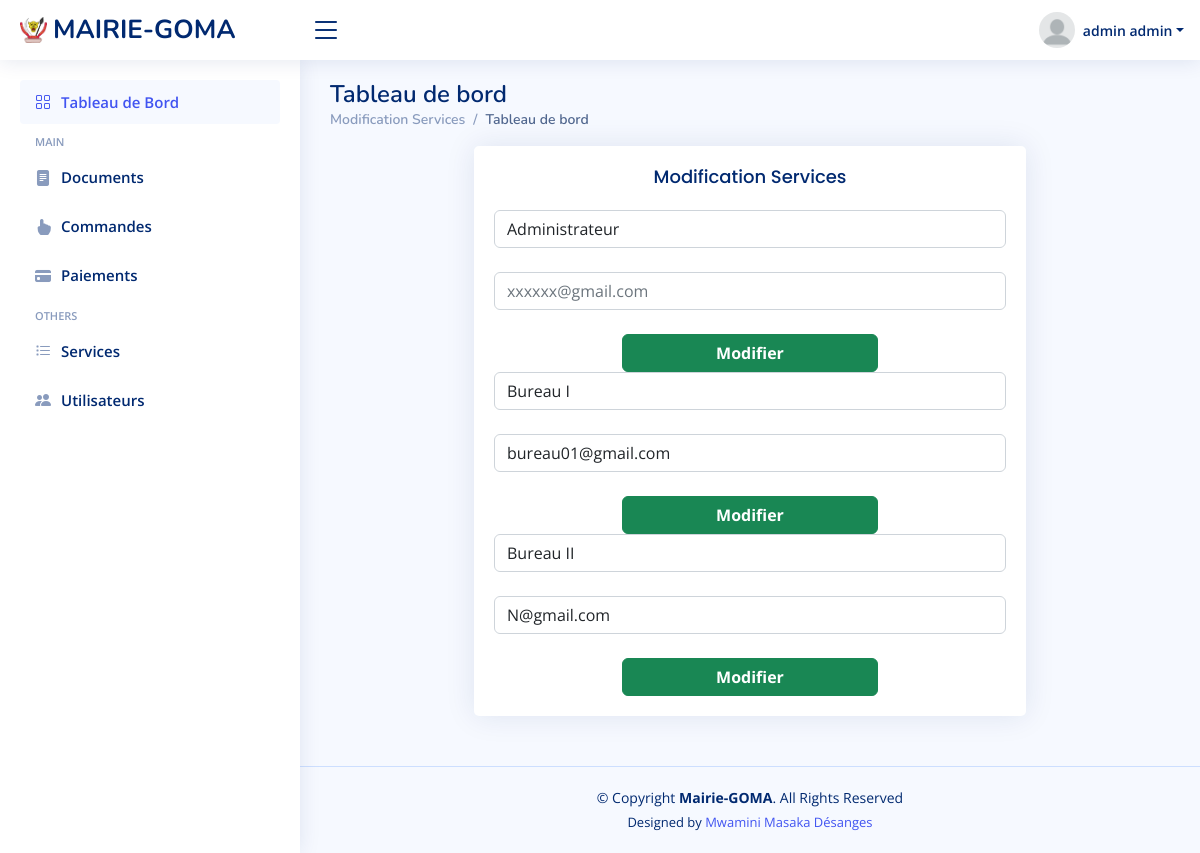
Screenshot of /updateservices.php (signed in) with the database file from the repository.
### tables this page shows
CREATE TABLE `service` (
  `CODESERVICE` int(11) NOT NULL,
  `DESIGNATION` text DEFAULT NULL,
  `EMAIL` text DEFAULT NULL,
  `VISIBLE` int(11) DEFAULT NULL,
  `AUTEUR` text DEFAULT NULL
);

### updateservices.php (called while the page is built, shortened)
<?php $pageTitle = "Modification Services"; ?>
<?php require_once 'vue/updateservices.php' ?>
<?php require('templates/layout.php') ?>

### classes/services.php (called while the page is built, shortened)
<?php
class services
{
    public function afficher()
    {
        $con = new Database();
        $connect = $con->open();
        try {
            $stmt = $connect->prepare("SELECT * FROM `service` WHERE `VISIBLE`=? ");
            $stmt->execute([$this->VISIBLE = 1]);
            return $stmt->fetchAll();
        } catch (Exception $e) {
            return $e->getMessage();
        }
    }
}

### vue/updateservices.php (the view, shortened to what this page needs)
<?php
require('./classes/services.php');
$data = new services();
$all = $data->afficher();
?>
<div class="col-lg-12">
    <div class="row text-center">
        <div class="col-2">
        </div>
        <div class="col-8">
            <div class="card recent-sales overflow-auto">
                <div class="card-body">
                    <h5 class="card-title"><?= $pageTitle ?></h5>
                    <form method="POST" action="./controller/services.php">
                        <?php
                        foreach ($all as $key => $val) {
                        ?>
                        <div class="col-md-12 mb-4 ">
                            <div class="input-group has-validation">
                                <input value="<?= $val['DESIGNATION'] ?>" type="text" name="designation"
                                    class="form-control" id="yourPassword" placeholder="Désignation" required>
                            </div>
                        </div>
                        <div class="col-md-12 mb-4 mt-2">
                            <input value="<?= $val['EMAIL'] ?>" type="email" name="email" class="form-control"
                                id="yourPassword" placeholder="xxxxxx@gmail.com" required>
                        </div>
                        <div class="col-md-12 ">
                            <button name="update" class="btn btn-success w-50 fw-bold " type="submit">Modifier</button>
                        </div>
                        <?php
                        }
                        ?>
                    </form>
                </div>
            </div>
        </div>
    </div>
</div>

### assets/css/style.css (style rules this page uses)
:root { scroll-behavior: smooth; }
body { font-family: "Open Sans", sans-serif; background: #f6f9ff; color: #444444; }
h1, h2, h3, h4, h5, h6 { font-family: "Nunito", sans-serif; }
.card { margin-bottom: 30px; border: none; border-radius: 5px; box-shadow: 0px 0 30px rgba(1, 41, 112, 0.1); }
.card-title { padding: 20px 0 15px 0; font-size: 18px; font-weight: 500; color: #012970; font-family: "Poppins", sans-serif; }
.card-body { padding: 0 20px 20px 20px; }
.dashboard .recent-sales { font-size: 14px; }

### rows the page displays
service: designation "Administrateur"
service: designation "Bureau I", email "bureau01@gmail.com"
service: designation "Bureau II", email "N@gmail.com"

### other values shown
$_SESSION["postnom"] "admin"
$_SESSION["prenom"] "admin"
$pageTitle "Modification Services"
